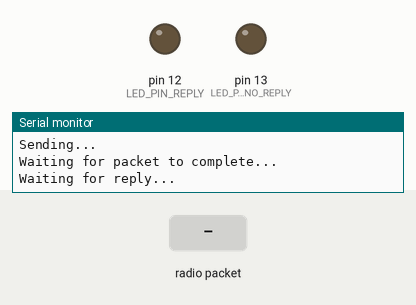
This sketch was run on a simulated Arduino Uno, built with avr-gcc and run on an emulated ATmega328P. Shown: output pins drawn as LEDs (lit = HIGH), the last lines printed to the serial monitor. Dashed ring = blinking. Inputs (shaded band) come from the test bench. No radio packets arrive unless stated; pins used as bus, display or sensor lines are not drawn.

Above: at 1.3 s.
1.4 s: radio packet "1" arrives
At 1.5 s:
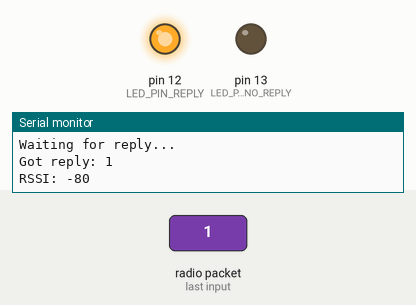
At 3.79 s:
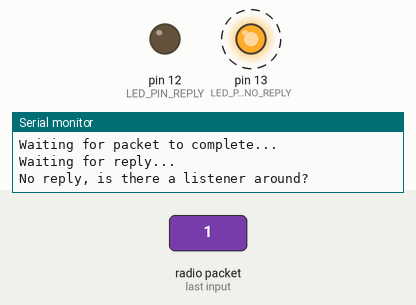
Timing chart, 0 to 10.0 s (numbered marks = the images above; inputs shaded):
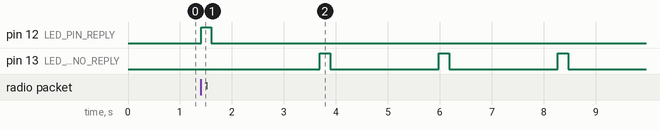

The sketch:

loraledwork.ino
```cpp
#include <SPI.h>
#include <RH_RF95.h>

#define RFM95_RST 11  // "A"
#define RFM95_CS  10  // "B"
#define RFM95_INT  6  // "D"
#define LED_PIN_REPLY 12  // LED to indicate a reply is received
#define LED_PIN_NO_REPLY 13  // LED to indicate no reply or failure

// Change to 434.0 or other frequency, must match RX's freq!
#define RF95_FREQ 915.0

// Singleton instance of the radio driver
RH_RF95 rf95(RFM95_CS, RFM95_INT);

void setup() {
  pinMode(RFM95_RST, OUTPUT);
  digitalWrite(RFM95_RST, HIGH);

  Serial.begin(115200);
 // while (!Serial) delay(1);
  delay(100);

  pinMode(LED_PIN_REPLY, OUTPUT);
  pinMode(LED_PIN_NO_REPLY, OUTPUT);

  Serial.println("Feather LoRa TX Test!");

  // manual reset
  digitalWrite(RFM95_RST, LOW);
  delay(10);
  digitalWrite(RFM95_RST, HIGH);
  delay(10);

  while (!rf95.init()) {
    Serial.println("LoRa radio init failed");
    Serial.println("Uncomment '#define SERIAL_DEBUG' in RH_RF95.cpp for detailed debug info");
    while (1);
  }
  Serial.println("LoRa radio init OK!");

  if (!rf95.setFrequency(RF95_FREQ)) {
    Serial.println("setFrequency failed");
    while (1);
  }
  Serial.print("Set Freq to: "); Serial.println(RF95_FREQ);

  rf95.setTxPower(23, false);
}

int16_t packetnum = 0;  // packet counter, we increment per xmission

void loop() {
  delay(1000); // Wait 1 second between transmits
  Serial.println("Transmitting..."); // Send a message to rf95_server

  char radiopacket[20] = "Hello World #      ";
  itoa(packetnum++, radiopacket+13, 10);
  Serial.print("Sending "); Serial.println(radiopacket);
  radiopacket[19] = 0;

  Serial.println("Sending...");
  delay(10);
  rf95.send((uint8_t *)radiopacket, 20);

  Serial.println("Waiting for packet to complete...");
  delay(10);
  rf95.waitPacketSent();

  uint8_t buf[RH_RF95_MAX_MESSAGE_LEN];
  uint8_t len = sizeof(buf);

  Serial.println("Waiting for reply...");
  if (rf95.waitAvailableTimeout(1000)) { // Wait for a reply
    if (rf95.recv(buf, &len)) {
      Serial.print("Got reply: ");
      Serial.println((char*)buf);
      Serial.print("RSSI: ");
      Serial.println(rf95.lastRssi(), DEC);
      digitalWrite(LED_PIN_REPLY, HIGH);  // Indicate reply received
      delay(200); // Short delay to visually indicate reception
      digitalWrite(LED_PIN_REPLY, LOW);
    } else {
      Serial.println("Receive failed");
      digitalWrite(LED_PIN_NO_REPLY, HIGH);  // Indicate failure
      delay(200); // Short delay to visually indicate failure
      digitalWrite(LED_PIN_NO_REPLY, LOW);
    }
  } else {
    Serial.println("No reply, is there a listener around?");
    digitalWrite(LED_PIN_NO_REPLY, HIGH);  // Indicate no reply
    delay(200); // Short delay to visually indicate no reply
    digitalWrite(LED_PIN_NO_REPLY, LOW);
  }
}
```

Measured:
- after the input at 1.4 s, pin 12 (LED_PIN_REPLY): LOW → HIGH at once, → LOW 0.20 s later
- by itself, pin 13 (LED_PIN_NO_REPLY): alternates HIGH for 0.20 s and LOW for 2.1 s
